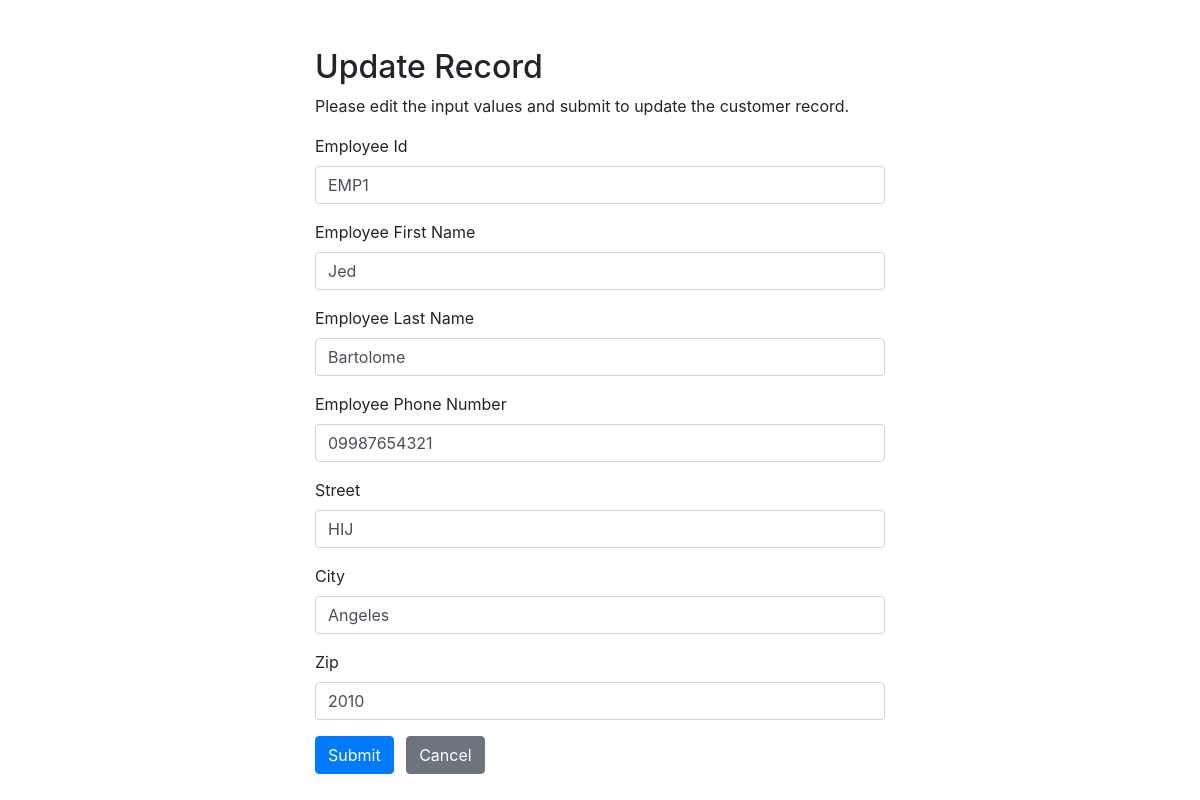
The app's page /CRUD_Employee/update.php?id=EMP1 with its own data.
### tables this page shows
CREATE TABLE `tblemployee` (
  `EMP_ID` char(9) NOT NULL,
  `EMPF_NAME` char(50) NOT NULL,
  `EMPL_NAME` char(50) NOT NULL,
  `EMPPHONE_NUM` char(11) NOT NULL,
  `EMP_STREET` char(50) NOT NULL,
  `EMP_CITY` char(50) NOT NULL,
  `EMP_ZIP` char(4) NOT NULL
);

### CRUD_Employee/update.php (the view, shortened to what this page needs)
<?php
require_once "config.php";
$empid = $empfname  = $emplname = $empphone = $empstreet = $empcity = $empzip = "";
$empid_err = $empfname_err  = $emplname_err = $empphone_err = $empstreet_err = $empcity_err = $empzip_err = "";
if(isset($_POST["id"]) && !empty($_POST["id"])){
    $id = $_POST["id"];
    $input_empid = trim($_POST["empid"]);
    if(empty($input_empid)){
        $empid_err = "Please enter employee id.";
    } else{
        $empid = $input_empid;
    }
    $input_empfname = trim($_POST["empfname"]);
    if(empty($input_empfname)){
        $empfname_err = "Please enter employee first name.";
    } else{
        $empfname = $input_empfname;
    }
    $input_emplname = trim($_POST["emplname"]);
    if(empty($input_emplname)){
        $emplname_err = "Please enter employee last name.";
    } else{
        $emplname = $input_emplname;
    }
    $input_empphone = trim($_POST["empphone"]);
    if(empty($input_empphone)){
        $empphone_err = "Please enter employee phone number.";
    } else{
        $empphone = $input_empphone;
    }
     $input_empstreet = trim($_POST["empstreet"]);
     if(empty($input_empstreet)){
         $empstreet_err = "Please enter employee street.";
     } else{
         $empstreet = $input_empstreet;
     }
    $input_empcity = trim($_POST["empcity"]);
    if(empty($input_empcity)){
        $empcity_err = "Please enter employee city.";
    } else{
        $empcity = $input_empcity;
    }
    $input_empzip = trim($_POST["empzip"]);
    if(empty($input_empzip)){
        $empzip_err = "Please enter employee Zip.";
    } else{
        $empzip = $input_empzip;
    }
    if(empty($empid_err) && empty($empfname_err) && empty($emplname_err) && empty($empphone_err) && empty($empstreet_err)
    && empty($empcity_err) && empty($empzip_err)){
        $sql = "UPDATE tblemployee SET EMP_ID=?, EMPF_NAME=?, EMPL_NAME=?, EMPPHONE_NUM=?, EMP_STREET=?, EMP_CITY=?, EMP_ZIP=? WHERE EMP_ID= $empid";
        if($stmt = mysqli_prepare($link, $sql)){
            mysqli_stmt_bind_param($stmt, "sssssss", $param_empid , $param_empfname, $param_emplname, $param_empphone,
            $param_empstreet, $param_empcity, $param_empzip);
            $param_empid = $empid;
            $param_empfname = $empfname;
            $param_emplname = $emplname;
            $param_empphone = $empphone;
            $param_empstreet = $empstreet;
            $param_empcity = $empcity;
            $param_empzip = $empzip;
            if(mysqli_stmt_execute($stmt)){
                header("location: index.php");
                exit();
            } else{
                echo "Oops! Something went wrong. Please try again later.";
            }
        }
        mysqli_stmt_close($stmt);
    }
    mysqli_close($link);
} else{
    if(isset($_GET["id"]) && !empty(trim($_GET["id"]))){
        $sql = "SELECT * FROM tblemployee WHERE EMP_ID = ?";
        if($stmt = mysqli_prepare($link, $sql)){
            mysqli_stmt_bind_param($stmt, "s", $param_id);
            if(mysqli_stmt_execute($stmt)){
                $result = mysqli_stmt_get_result($stmt);
                if(mysqli_num_rows($result) == 1){
                    $row = mysqli_fetch_array($result, MYSQLI_ASSOC);
                    $empid = $row['EMP_ID'];
                    $empfname = $row['EMPF_NAME'];
                    $emplname = $row['EMPL_NAME'];
                    $empphone = $row['EMPPHONE_NUM'];
                    $empstreet = $row['EMP_STREET'];
                    $empcity = $row['EMP_CITY'];
                    $empzip = $row['EMP_ZIP'];
                } else{
                    header("location: error.php");
                    exit();
                }
            } else{
                echo "Oops! Something went wrong. Please try again later.";
            }
        }
    }  else{
        header("location: error.php");
        exit();
    }
}
?>
<!DOCTYPE html>
<html lang="en">
<head>
    <link rel="stylesheet" href="https://stackpath.bootstrapcdn.com/bootstrap/4.5.2/css/bootstrap.min.css">
</head>
<body>
    <div class="wrapper">
        <div class="container-fluid">
            <div class="row">
                <div class="col-md-12">
                    <h2 class="mt-5">Update Record</h2>
                    <p>Please edit the input values and submit to update the customer record.</p>
                    <form action="<?php echo htmlspecialchars(basename($_SERVER['REQUEST_URI'])); ?>" method="post">
                        <div class="form-group">
                            <label>Employee Id</label>
                            <label type="hidden" class="form-control <?php echo (!empty($empid_err)) ? 'is-invalid' : ''; ?>" > <?php echo $empid; ?></label>
                        </div>
                        <div class="form-group">
                            <label>Employee First Name</label>
                            <input type="text" name="empfname" class="form-control <?php echo (!empty($empfname_err)) ? 'is-invalid' : ''; ?>" value="<?php echo $empfname; ?>">
                        </div>
                        <div class="form-group">
                            <label>Employee Last Name</label>
                            <input type="text" name="emplname" class="form-control <?php echo (!empty($emplname_err)) ? 'is-invalid' : ''; ?>" value="<?php echo $emplname; ?>">
                        </div>
                        <div class="form-group">
                            <label>Employee Phone Number</label>
                            <input type="text" name="empphone" class="form-control <?php echo (!empty($empphone_err)) ? 'is-invalid' : ''; ?>" value="<?php echo $empphone; ?>">
                        </div>
                        <div class="form-group">
                            <label>Street</label>
                            <input type="text" name="empstreet" class="form-control <?php echo (!empty($empstreet_err)) ? 'is-invalid' : ''; ?>" value="<?php echo $empstreet; ?>">
                        </div>
                        <div class="form-group">
                            <label>City</label>
                            <input type="text" name="empcity" class="form-control <?php echo (!empty($empcity_err)) ? 'is-invalid' : ''; ?>" value="<?php echo $empcity; ?>">
                        </div>
                        <div class="form-group">
                            <label>Zip</label>
                            <input type="text" name="empzip" class="form-control <?php echo (!empty($empzip_err)) ? 'is-invalid' : ''; ?>" value="<?php echo $empzip; ?>">
                        </div>
                        <input type="submit" class="btn btn-primary" value="Submit">
                        <a href="index.php" class="btn btn-secondary ml-2">Cancel</a>
                    </form>
                </div>
            </div>
        </div>
    </div>
</body>
</html>

### CRUD_Employee/update.php (style rules this page uses)
.wrapper { width: 600px; margin: 0 auto; }

### records on screen
tblemployee: EMP_ID "EMP1", empfname "Jed", emplname "Bartolome", empphone "09987654321", empstreet "HIJ", empcity "Angeles", empzip "2010"
